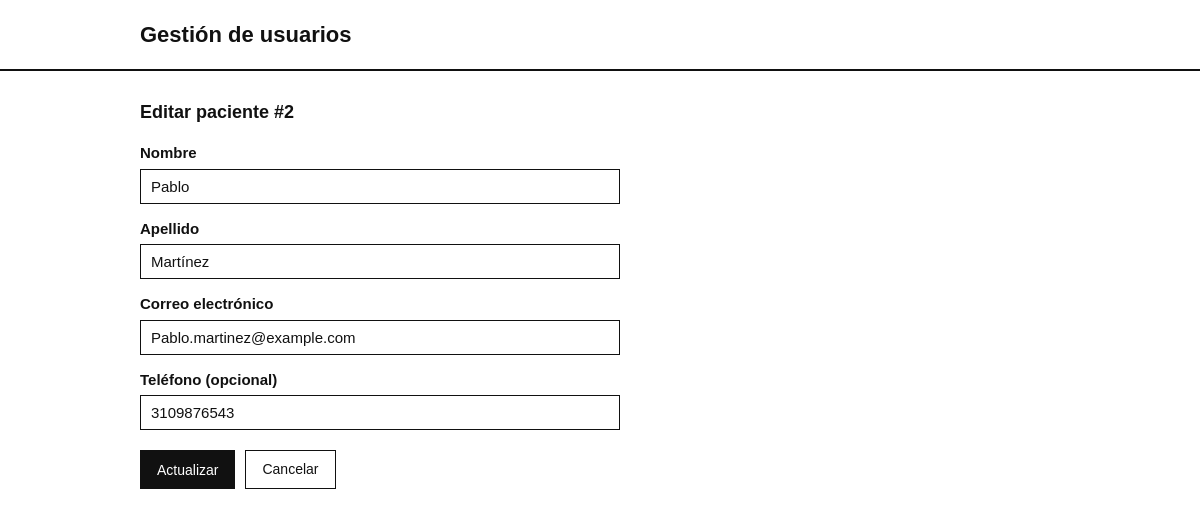
The page /editar.php?id=2 on the database its author committed.
### tables this page shows
CREATE TABLE IF NOT EXISTS Pacientes (
  id INT UNSIGNED NOT NULL AUTO_INCREMENT,
  nombre VARCHAR(80) NOT NULL,
  apellido VARCHAR(80) NOT NULL,
  correo VARCHAR(120) NOT NULL,
  telefono VARCHAR(20) DEFAULT NULL,
  creado_en TIMESTAMP NOT NULL DEFAULT CURRENT_TIMESTAMP,
  PRIMARY KEY (id),
  UNIQUE KEY uq_Pacientes_correo (correo)
);

### editar.php (the view, shortened to what this page needs)
<?php
require __DIR__ . '/includes/conexion.php';
$id = filter_var($_GET['id'] ?? $_POST['id'] ?? null, FILTER_VALIDATE_INT);
$stmt = $pdo->prepare('SELECT * FROM Pacientes WHERE id = :id');
$stmt->execute([':id' => $id]);
$Paciente = $stmt->fetch();
$datos = [
    'nombre'   => $Paciente['nombre'],
    'apellido' => $Paciente['apellido'],
    'correo'   => $Paciente['correo'],
    'telefono' => $Paciente['telefono'] ?? '',
];
require __DIR__ . '/includes/header.php';
?>
<h2>Editar paciente #<?= $id ?></h2>
<form class="formulario" method="post" action="editar.php">
    <div class="campo">
        <label for="nombre">Nombre</label>
        <input type="text" id="nombre" name="nombre" maxlength="80" value="<?= htmlspecialchars($datos['nombre']) ?>" required>
    </div>
    <div class="campo">
        <label for="apellido">Apellido</label>
        <input type="text" id="apellido" name="apellido" maxlength="80" value="<?= htmlspecialchars($datos['apellido']) ?>" required>
    </div>
    <div class="campo">
        <label for="correo">Correo electrónico</label>
        <input type="email" id="correo" name="correo" maxlength="120" value="<?= htmlspecialchars($datos['correo']) ?>" required>
    </div>
    <div class="campo">
        <label for="telefono">Teléfono (opcional)</label>
        <input type="text" id="telefono" name="telefono" maxlength="20" value="<?= htmlspecialchars($datos['telefono']) ?>">
    </div>
    <div class="botones">
        <button type="submit" class="btn">Actualizar</button>
        <a class="btn btn-claro" href="index.php">Cancelar</a>
    </div>
</form>
<?php require __DIR__ . '/includes/footer.php'; ?>

### style.css (style rules this page uses)
* { box-sizing: border-box; }
body { margin: 0; background: #ffffff; color: #111111; font-family: Arial, Helvetica, sans-serif; font-size: 15px; line-height: 1.5; }
h2 { font-size: 18px; margin: 0 0 16px; }
.btn { display: inline-block; padding: 8px 16px; border: 1px solid #111111; background: #111111; color: #ffffff; text-decoration: none; font-size: 14px; cursor: pointer; }
.btn-claro { background: #ffffff; color: #111111; }
form.formulario { max-width: 480px; }
.campo { margin-bottom: 14px; }
.campo label { display: block; font-weight: 600; margin-bottom: 4px; }
.campo input { width: 100%; padding: 8px 10px; border: 1px solid #111111; background: #ffffff; color: #111111; font-size: 15px; }
.botones { display: flex; gap: 10px; margin-top: 20px; }

### rows shown on the page
pacientes: nombre "Pablo", apellido "Martínez", correo "Pablo.martinez@example.com", telefono "3109876543"

### other values the page prints
$id "2"
